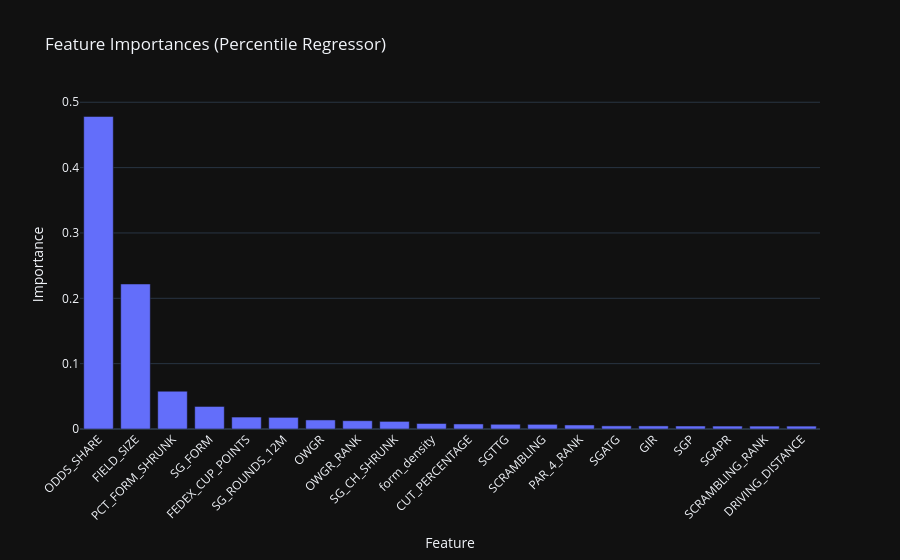

Source (notebook cell):
### Code cell
import plotly.express as px

imp_df = importances.head(20).reset_index()
imp_df.columns = ["Feature", "Importance"]
fig = px.bar(imp_df, x="Feature", y="Importance",
             title="Feature Importances (Percentile Regressor)",
             template="plotly_dark")
fig.update_layout(xaxis_tickangle=-45)
fig.show()

### Figure 1 — Plotly figure (JSON) as saved in the notebook; plotly's stock layout.template omitted (floating-point values rounded to 4 significant figures)
{"data": [{"hovertemplate": "Feature=%{x}<br>Importance=%{y}<extra></extra>", "legendgroup": "", "marker": {"color": "#636efa", "pattern": {"shape": ""}}, "name": "", "orientation": "v", "showlegend": false, "textposition": "auto", "type": "bar", "x": ["ODDS_SHARE", "FIELD_SIZE", "PCT_FORM_SHRUNK", "SG_FORM", "FEDEX_CUP_POINTS", "SG_ROUNDS_12M", "OWGR", "OWGR_RANK", "SG_CH_SHRUNK", "form_density", "CUT_PERCENTAGE", "SGTTG", "SCRAMBLING", "PAR_4_RANK", "SGATG", "GIR", "SGP", "SGAPR", "SCRAMBLING_RANK", "DRIVING_DISTANCE"], "xaxis": "x", "y": [0.4783, 0.2219, 0.05784, 0.03451, 0.01828, 0.01781, 0.01387, 0.01268, 0.01164, 0.008414, 0.007733, 0.007234, 0.007136, 0.006188, 0.004788, 0.004745, 0.004555, 0.0045, 0.004452, 0.00444], "yaxis": "y"}], "layout": {"barmode": "relative", "legend": {"tracegroupgap": 0}, "title": {"text": "Feature Importances (Percentile Regressor)"}, "xaxis": {"anchor": "y", "domain": [0, 1], "tickangle": -45, "title": {"text": "Feature"}}, "yaxis": {"anchor": "x", "domain": [0, 1], "title": {"text": "Importance"}}}}
